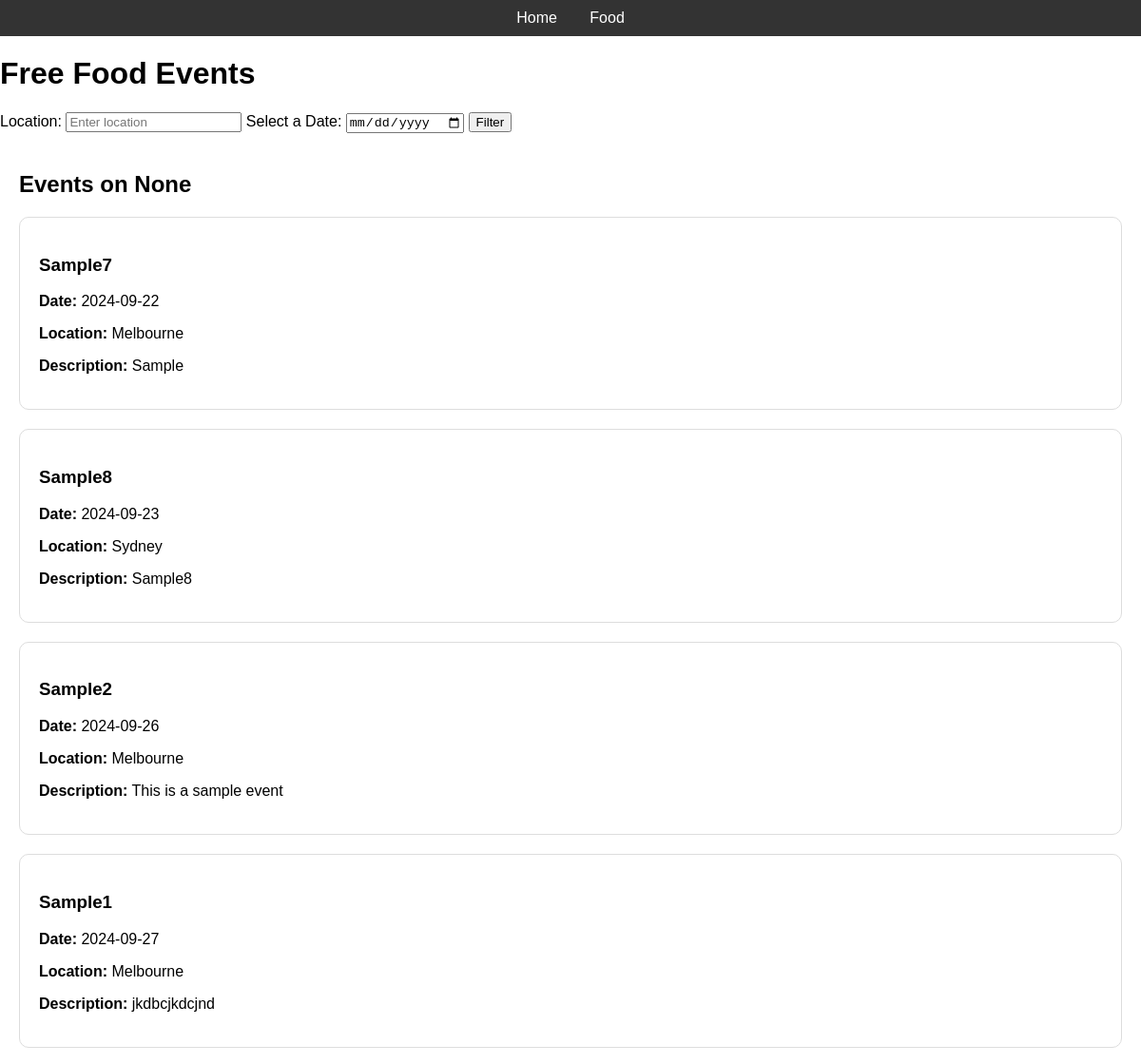
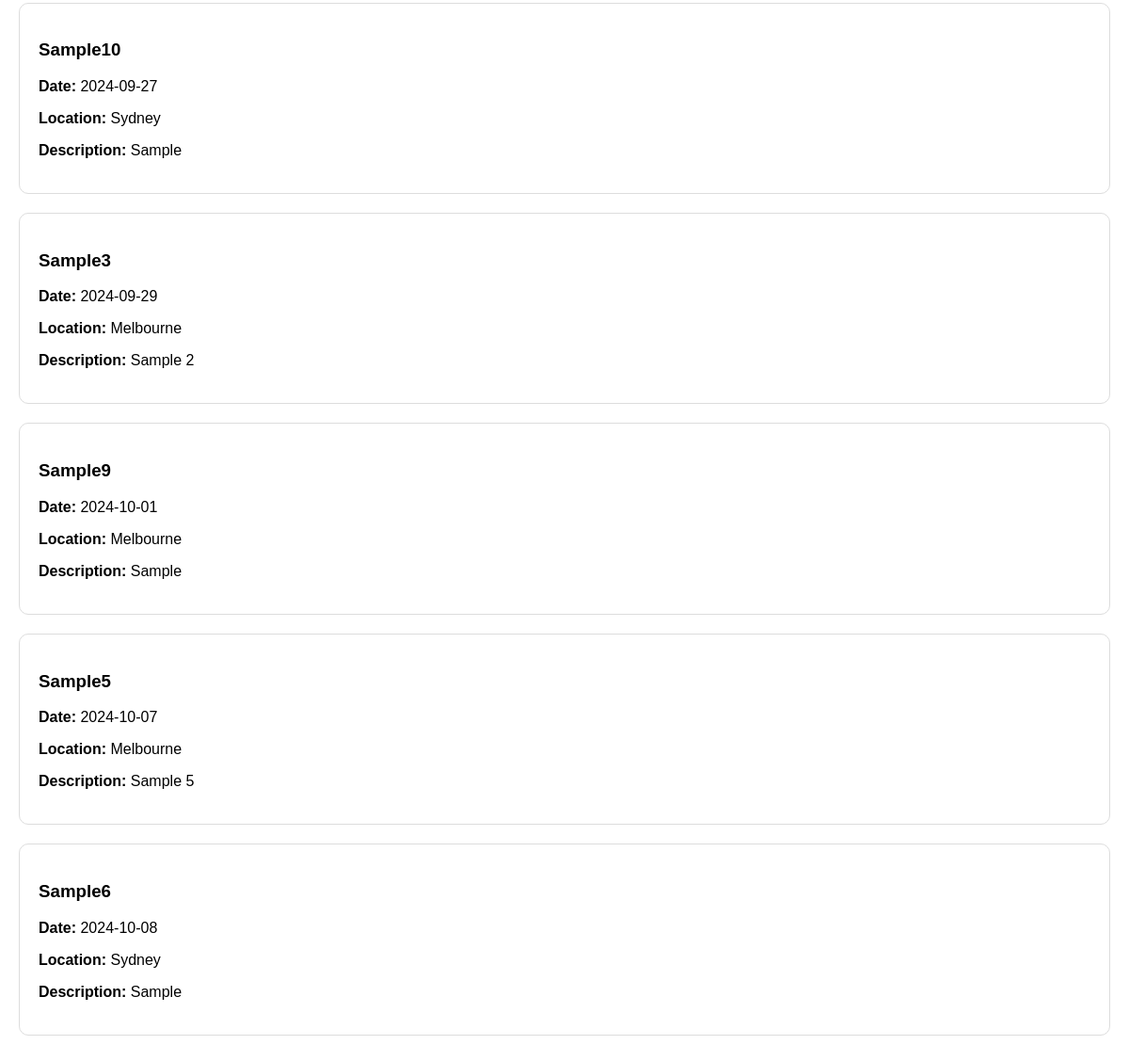
/food_events, run on the app's committed database (2 pictures, top to bottom).
### tables this page shows
CREATE TABLE events (
    id INTEGER PRIMARY KEY AUTOINCREMENT,
    name TEXT NOT NULL,
    date TEXT NOT NULL,
    price REAL NOT NULL
, image_url TEXT, keywords TEXT, description TEXT, location TEXT, group_restriction TEXT, university TEXT, free_food TEXT, status TEXT DEFAULT 'pending', organizer_email TEXT);

### app.py (the view)
@app.route('/food_events', methods=['GET'])
def food_events():
    location = request.args.get('location')
    event_date = request.args.get('event-date')  # Get selected date from the calendar
    query = "SELECT * FROM events WHERE free_food = 'yes'"
    query_params = []
    if location:
        query += " AND location LIKE ?"
        query_params.append(f"%{location}%")
    if event_date:
        query += " AND date = ?"
        query_params.append(event_date)
    query += " ORDER BY date ASC"
    conn = get_db_connection()
    events = conn.execute(query, query_params).fetchall()
    conn.close()
    return render_template('food_events.html', events_on_selected_date=events, selected_date=event_date)

### app.py (called while the page is built)
def get_db_connection():
    conn = sqlite3.connect('events.db')
    conn.row_factory = sqlite3.Row
    return conn

### templates/food_events.html (shortened to what this page needs)
{% extends 'base.html' %}
{% block content %}
<h1>Free Food Events</h1>
<form method="GET" action="{{ url_for('food_events') }}">
    <label for="location">Location:</label>
    <input type="text" id="location" name="location" placeholder="Enter location">
    <label for="event-date">Select a Date:</label>
    <input type="date" id="event-date" name="event-date">
    <button type="submit">Filter</button>
</form>
<div class="event-grid">
    {% if events_on_selected_date %}
        <h2>Events on {{ selected_date }}</h2>
        {% for event in events_on_selected_date %}
        <div class="event-card">
            <h3>{{ event['name'] }}</h3>
            <p><strong>Date:</strong> {{ event['date'] }}</p>
            <p><strong>Location:</strong> {{ event['location'] }}</p>
            <p><strong>Description:</strong> {{ event['description'] }}</p>
        </div>
        {% endfor %}
    {% else %}
        <p>No events found for the selected date.</p>
    {% endif %}
</div>
{% endblock %}

### templates/base.html (shortened to what this page needs)
<!DOCTYPE html>
<html lang="en">
<head>
    <link rel="stylesheet" href="{{ url_for('static', filename='styles.css') }}">
</head>
<body>
    <header>
        <nav>
            <a href="/">Home</a>
            <a href="{{ url_for('food_events') }}" class="header-food-link">Food</a>
        </nav>
    </header>
    <main>
        {% block content %}{% endblock %}
    </main>
</body>
</html>

### static/styles.css (style rules this page uses)
body { font-family: Arial, sans-serif; margin: 0; padding: 0; }
header nav { background-color: #333; padding: 10px; text-align: center; }
header nav a { color: white; margin: 0 15px; text-decoration: none; }
.event-grid { padding: 20px; }
.event-card { margin-bottom: 20px; padding: 20px; border: 1px solid #ddd; border-radius: 10px; }

### data on the page
events: name "Sample7", date "2024-09-22", location "Melbourne", description "Sample"
events: name "Sample8", date "2024-09-23", location "Sydney", description "Sample8"
events: name "Sample2", date "2024-09-26", location "Melbourne", description "This is a sample event"
events: name "Sample1", date "2024-09-27", location "Melbourne", description "jkdbcjkdcjnd"
events: name "Sample10", date "2024-09-27", location "Sydney", description "Sample"
events: name "Sample3", date "2024-09-29", location "Melbourne", description "Sample 2"
events: name "Sample9", date "2024-10-01", location "Melbourne", description "Sample"
events: name "Sample5", date "2024-10-07", location "Melbourne", description "Sample 5"
events: name "Sample6", date "2024-10-08", location "Sydney", description "Sample"

### other printed values
{{ selected_date }} "None"
